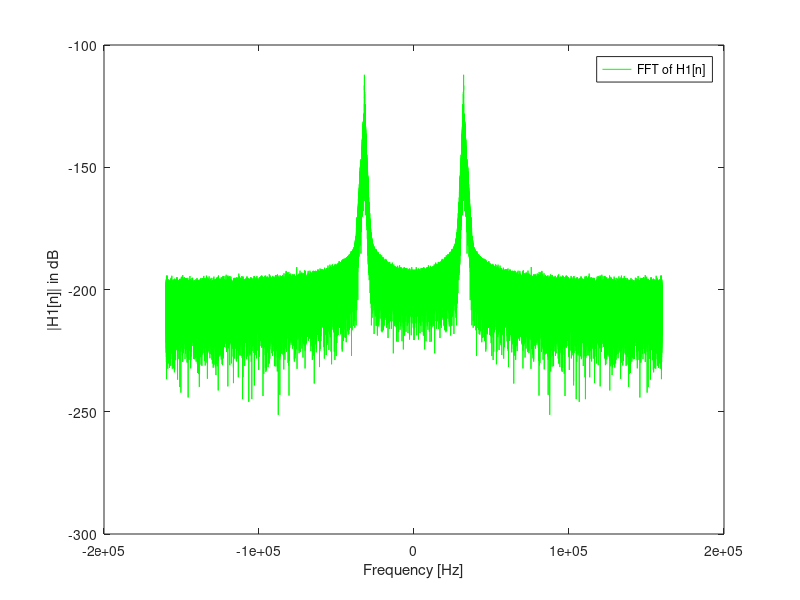
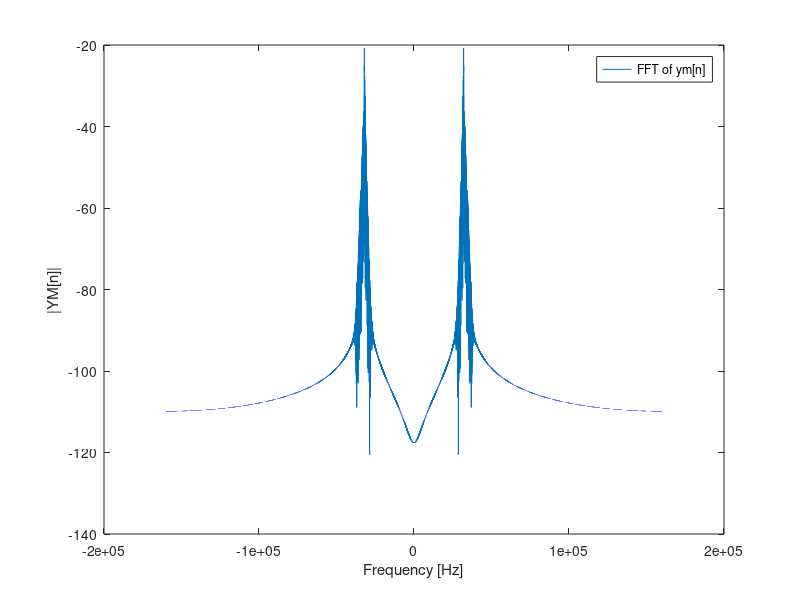
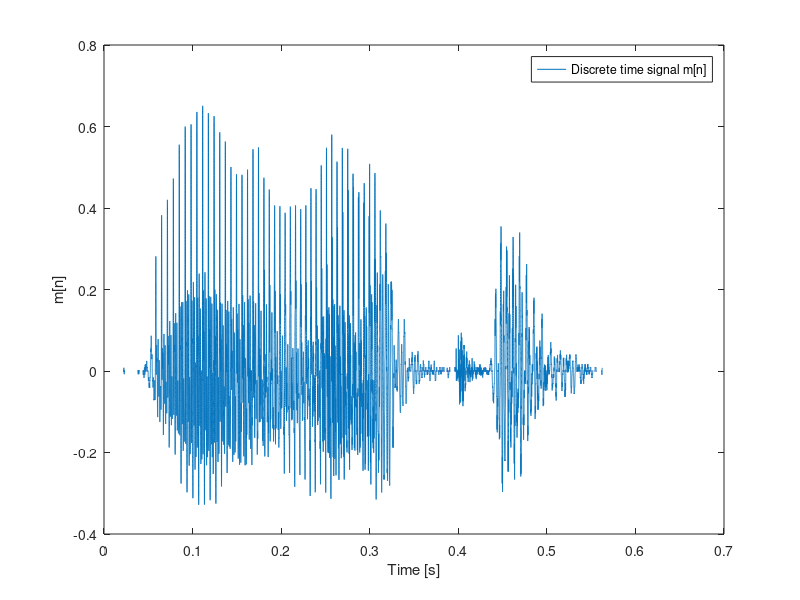

Write MATLAB code to recreate these figures, in order. (Note: this script raises an error after producing the figures.)
%DDR Demo
close all

load RITVOICE
N = size(m, 1);
c = 3e8;
Ts = 1 / Fs;
td = 0:Ts:(N-1)*Ts; %The step size of td is the sample period
i=cumsum(m)*Ts;
kf = 3605; %Fm from part A
ym=zeros(N,1);
p = 2 * pi * kf * i;
fc = Fs / 10;
for n = 1:N
    ym(n) = cos(2 * pi * fc * td(n) + p(n));
end

figure(17)
plot(td, m)
xlabel('Time [s]')
ylabel('m[n]')
legend('Discrete time signal m[n]')

F_step = 1.77777;
Ym_o = fft(ym)*Ts;
Ym = fftshift(Ym_o);
fd = -Fs/2:F_step:Fs/2 - Fs/N;

figure(8)
plot(fd, 20*log10(abs(Ym)))
xlabel('Frequency [Hz]')
ylabel('|YM[n]|')
legend('FFT of ym[n]')
% xlim([-50000 50000])

%bullet point ii
Ac = 0.025;
% sum = 0;
% for j = 1:N
%     sum = sum + (Ac * ym(j))^2;
% end
% avg = sum / (N*Ts);

yt = Ac * ym;

%Transmitter is at (0,0)
Tx_loc = [0 0];

%First Receiver is 700 km east
Rx1_loc = [700e3 0];
Rx1_dist = norm(Rx1_loc - Tx_loc);
Rx1_delay = Rx1_dist / c;
Rx1_sample_delay = round(Rx1_delay*Fs);
Rx1_Power_loss = (fc * 4 * pi() * Rx1_dist / c) ^2;
Rx1_noise = 1e-7;

rx1 = zeros(size(yt));
n1 = zeros(size(yt));
for j = 1 : N
    n1(j) = rand()*Rx1_noise*cos(2*pi*Fs*td(n)*rand());
    if j > Rx1_sample_delay
        rx1(j) = (1/sqrt(Rx1_Power_loss))*yt(j-Rx1_sample_delay);
    end
end

sig_sum1 = 0;
for j = 1:N
    sig_sum1 = sig_sum1 + (rx1(j))^2;
end
sig_Pwr1 = sig_sum1 / (N*Ts);

nos_sum1 = 0;
for j = 1:N
    nos_sum1 = nos_sum1 + (n1(j))^2;
end
noise_Pwr1 = nos_sum1 / (N*Ts);

SNR_1 = sig_Pwr1 / noise_Pwr1;

r1 = rx1 + n1;

F_step = 1.77777;
R1_o = fft(r1)*Ts;
R1 = fftshift(R1_o);
fd = -Fs/2:F_step:Fs/2 - Fs/N;

figure(1)
plot(fd, 20*log10(abs(R1)),'g')
xlabel('Frequency [Hz]')
ylabel('|H1[n]| in dB')
legend('FFT of H1[n]')


z1 = [0;diff(r1)/Ts];

%bullet point iv

ze1 = envelope(z1)/(Ac*2*pi*kf);
h1=zeros(N,1);
avg1 = mean(ze1);
for n = 1:N
    h1(n) = ze1(n)-avg1;
end


%Second Receiver is 710 km North
Rx2_loc = [0 710e3];
Rx2_dist = norm(Rx2_loc - Tx_loc);
Rx2_delay = Rx2_dist / c;
Rx2_sample_delay = round(Rx2_delay*Fs);
Rx2_Power_loss = (fc * 4 * pi() * Rx2_dist / c) ^2;
Rx2_noise = 1e-7;

rx2 = zeros(size(yt));
n2 = zeros(size(yt));
for j = 1 : N
    n2(j) = rand()*Rx2_noise*cos(2*pi*Fs*td(n)*rand());
    if j > Rx2_sample_delay
        rx2(j) = (1/sqrt(Rx2_Power_loss))*yt(j-Rx2_sample_delay);
    end
end

sig_sum2 = 0;
for j = 1:N
    sig_sum2 = sig_sum2 + (rx2(j))^2;
end
sig_Pwr2 = sig_sum2 / (N*Ts);

nos_sum2 = 0;
for j = 1:N
    nos_sum2 = nos_sum2 + (n2(j))^2;
end
noise_Pwr2 = nos_sum2 / (N*Ts);

SNR_2 = sig_Pwr2 / noise_Pwr2;

r2 = rx2 + n2;

F_step = 1.77777;
R2_o = fft(r2)*Ts;
R2 = fftshift(R2_o);
fd = -Fs/2:F_step:Fs/2 - Fs/N;

figure(5)
plot(fd, 20*log10(abs(R2)), 'r')
xlabel('Frequency [Hz]')
ylabel('|H2[n]| in dB')
legend('FFT of H2[n]')

z2 = [0;diff(r2)/Ts];

%bullet point iv

ze2 = envelope(z2)/(Ac*2*pi*kf);
h2=zeros(N,1);
avg2 = mean(ze2);
for n = 1:N
    h2(n) = ze2(n)-avg2;
end

%bullet point iii
% 
% r = yt;
% z = [0;diff(r)/Ts];
% 
% %bullet point iv
% 
% ze = envelope(z)/(Ac*2*pi*kf);
% h=zeros(N,1);
% avg = mean(ze);
% for n = 1:N
%     h(n) = ze(n)-avg;
% end

%bullet point v

figure(9)
plot(td, h1, 'g')
hold on
plot(td, h2, 'r')
% ylim([-0.8 0.8])
% sound(h, Fs/1.6, 8)
xlabel('Time [s]')
ylabel('Signal')
legend({'h1[n]', 'h2[n]'});

[d, lags] = xcorr(h1 - mean(h1), h2 - mean(h2));
d2 = abs(d)/max(abs(d));
figure(4)
plot(lags/Fs, abs(d2))
xlabel('Time Delay [s]');
ylabel('Normalized Crosscorrelation');
title('Crosscorrelation Plot');
legend('Location1 - Location2');
[x1, x2] = max(abs(d));
delay = x2 - round(size(lags, 2)/2); 
actual_delay = Rx1_sample_delay - Rx2_sample_delay;




